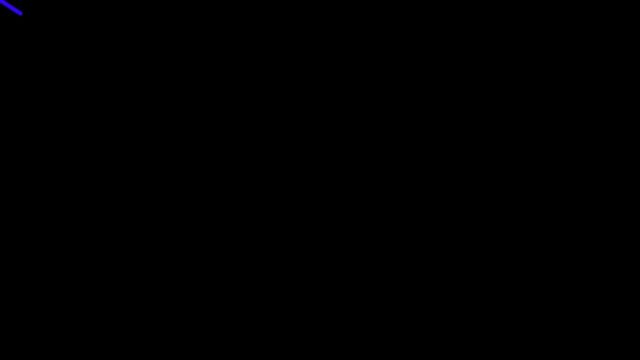
Frame 1 (no input)
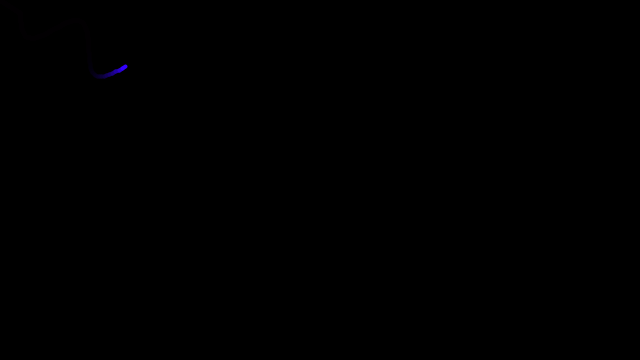
Frame 60 (the mouse pressed at the canvas centre just before this capture)
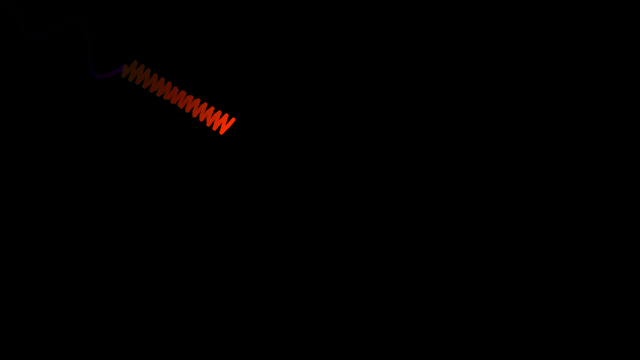
Frame 120 (the mouse held since frame 60 and released just before this capture)

The Processing sketch that drew these frames (run headless with seeded random() and noise(); from frame 60 on, the mouse is pressed at the canvas centre):

// Processing sketch: processing_88106
// ── processing_88106.pde

/*
 * Click the mouse to have it move to a new position.
 */

float beginX = 20.0;  // Initial x-coordinate
float beginY = 10.0;  // Initial y-coordinate
float endX = 570.0;   // Final x-coordinate
float endY = 320.0;   // Final y-coordinate
float distX;          // X-axis distance to move
float distY;          // Y-axis distance to move
float exponent = 4;   // Determines the curve
float x = 0.0;        // Current x-coordinate
float y = 0.0;        // Current y-coordinate
float step = 2;    // Size of each step along the path
float pct = 0.0;      // Percentage traveled (0.0 to 1.0)
long counter = 0;
float prev_x = 0.0;   // Current x-coordinate
float prev_y = 0.0;   // Current y-coordinate
float freq, amplitude, t;
float xnorot=0;
float ynorot;
float angle;
float saiz;
float trail;
float hue;

void setup() 
{
  size(640, 360);
  distX = endX - beginX;
  distY = endY - beginY;
  frameRate(1000);
  background(0);
  smooth();
  saiz = 2;
  strokeWeight(saiz*2);
  freq = 0.5;
  amplitude = 20;
  trail = 20;
  hue = 30;
  colorMode(HSB, 100);
}

void draw() 
{
  prev_x = x;
  prev_y = y;
  noStroke();
  fill(0, trail);
  rect(0, 0, width, height);
  if (distX > 0) pct += step; 
  if (distX < 0) pct -= step;
  if (abs(pct) < sqrt(pow(distY,2) + pow(distY,2)))  {
    angle = atan(distY/distX);
    // sinusoid along X
    xnorot = pct;
    ynorot = amplitude*sin(xnorot*freq/TWO_PI);
    // sinusoid along a given direction
    x = beginX + cos(angle)*xnorot - sin(angle)*ynorot;
    y = beginY + sin(angle)*xnorot + cos(angle)*ynorot;
  } else {
    beginX = x;
    beginY = y;
    endX = random(640);
    endY = random(360);
    distX = endX - beginX;
    distY = endY - beginY;
    pct = 0.;
  }
  stroke(100-hue, 100, 100);
  line(prev_x, prev_y, x, y);
  counter++;
  if ((counter % 1000) == 0) mousePressed();
}

void mousePressed() {
  pct = 0.0;
  beginX = x;
  beginY = y;
  endX = mouseX;
  endY = mouseY;
  distX = endX - beginX;
  distY = endY - beginY;
  amplitude = 2 + random(10);
  saiz = 1 + random(10);
  freq = random(5) + 0.1;
  trail = 1. + random(10);
  hue = map(freq, 0, 5, 1, 100); 
  stroke(hue, 100, 100);
}
